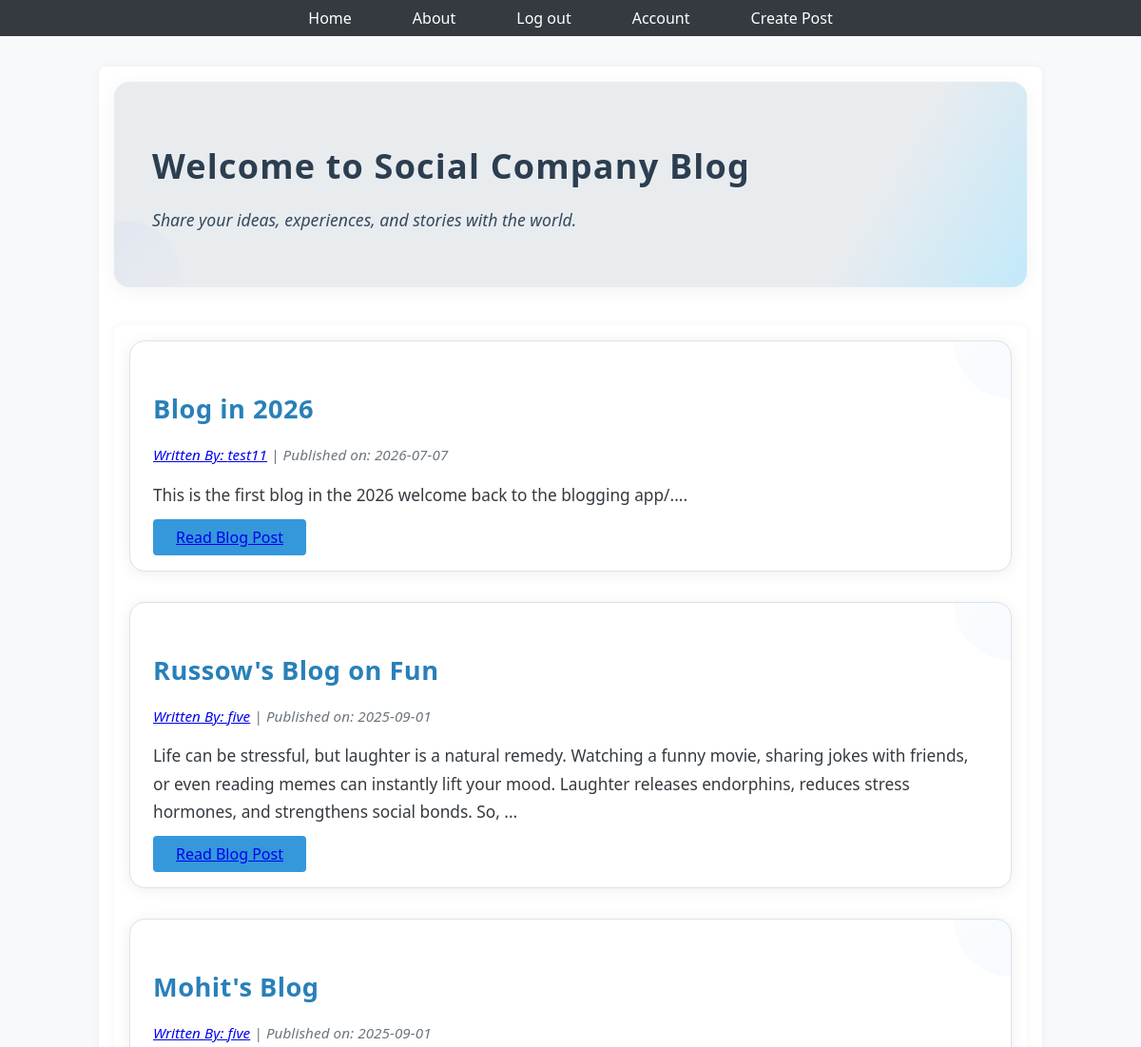
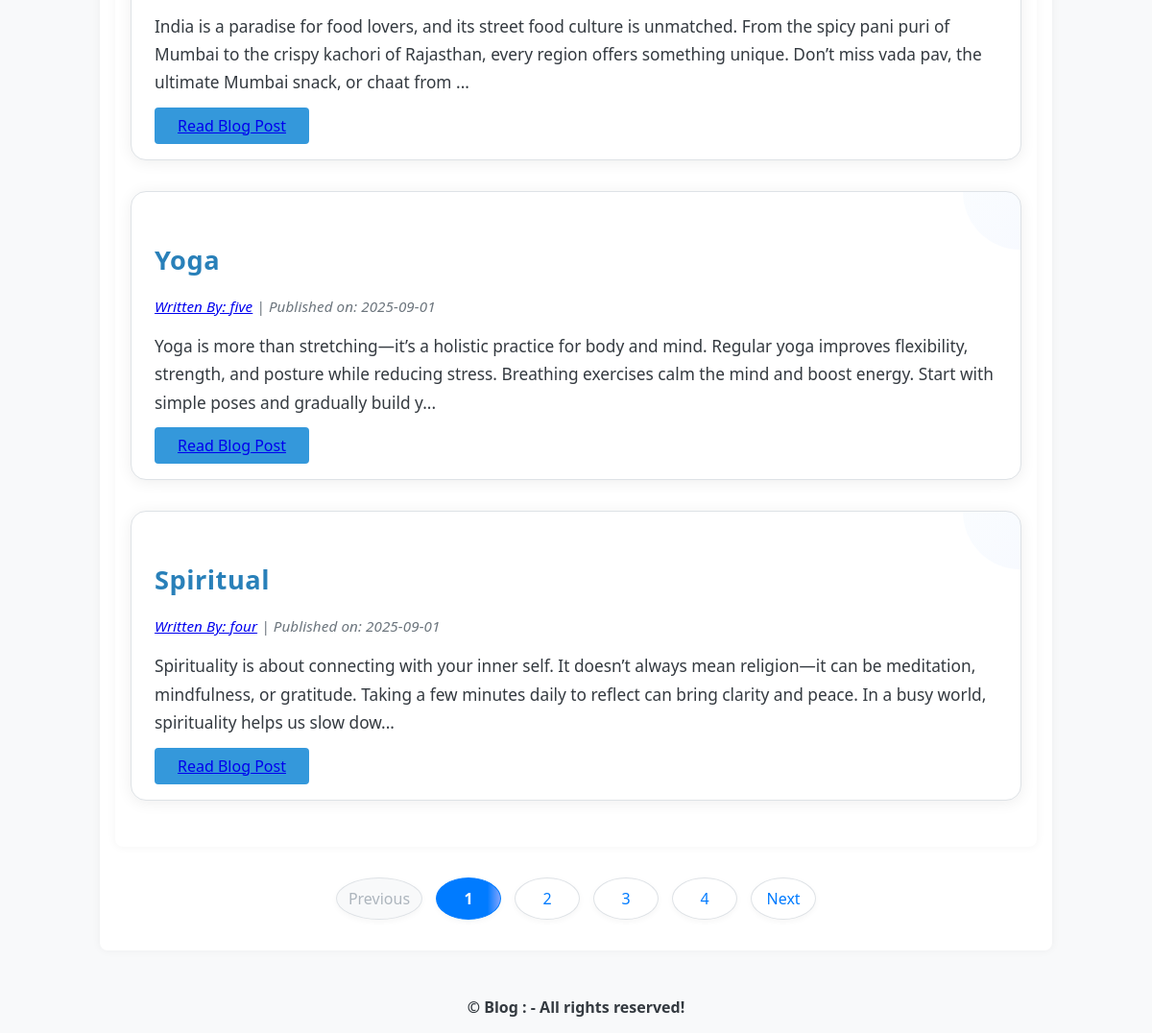
The page / (signed in) on the database its author committed (2 pictures, top to bottom).
### puppycompanyblog/models.py (models this page shows, shortened)
class BlogPost(db.Model):
    id = db.Column(db.Integer, primary_key=True)
    user_id = db.Column(db.Integer, db.ForeignKey('users.id'), nullable=False)
    date = db.Column(db.DateTime, nullable=False, default=datetime.utcnow)
    title = db.Column(db.String(140), nullable=False)
    text = db.Column(db.Text, nullable=False)

class User(db.Model, UserMixin):
    __tablename__ = 'users'
    id = db.Column(db.Integer, primary_key=True)
    profile_image = db.Column(db.String(64), nullable=False, default="default_profile.png")
    email = db.Column(db.String(64), index=True, unique=True)
    username = db.Column(db.String(64), index=True, unique=True)
    password_hash = db.Column(db.String(128))
    posts = db.relationship('BlogPost', backref='author', lazy=True)

### puppycompanyblog/core/views.py (the view)
@core.route("/", methods=["GET", "POST"])
def index():
    page=request.args.get('page',1,type=int)
    blog_posts=BlogPost.query.order_by(BlogPost.date.desc()).paginate(page=page,per_page=5)
    return render_template("index.html", blog_posts=blog_posts)

### puppycompanyblog/models.py (called while the page is built)
@login_manager.user_loader
def load_user(user_id):
    return db.session.get(User, int(user_id))  # or User.query.get(user_id)

### puppycompanyblog/templates/index.html
{% extends "base.html" %}
{% block content %}
<div class="jumbotron text-center">
    <h1>Welcome to Social Company Blog</h1>
    <p class="lead">Share your ideas, experiences, and stories with the world.</p>
</div>
<div class="container">
    {% if blog_posts.items %}
        {% for post in blog_posts.items %}
            <div class="blog-card">
                <h2>
                    <a class="blog-title" href="{{ url_for('blog_posts.blog_post', blog_post_id=post.id) }}">{{ post.title }}</a>
                </h2>
                <p class="blog-meta">
                    <a href="{{ url_for('users.user_posts', username=post.author.username) }}">Written By: {{ post.author.username }}</a> |
                    Published on: {{ post.date.strftime('%Y-%m-%d') }}
                </p>
                <p class="blog-excerpt">{{ post.text[:250] }}...</p>
                <a class="btn btn-primary" href="{{ url_for('blog_posts.blog_post', blog_post_id=post.id) }}">Read Blog Post</a>
            </div>
        {% endfor %}
    {% else %}
        <p>No blog posts found.</p>
    {% endif %}
</div>
<nav aria-label="Page navigation">
    <ul class="pagination justify-content-center mt-4 custom-pagination">
        <li class="page-item {% if not blog_posts.has_prev %}disabled{% endif %}">
            <a class="page-link" href="{{ url_for('core.index', page=blog_posts.prev_num) if blog_posts.has_prev else '#' }}">
                Previous
            </a>
        </li>
        {% for page_num in blog_posts.iter_pages(left_edge=1, right_edge=1, left_current=2, right_current=2) %}
            {% if page_num %}
                <li class="page-item {% if page_num == blog_posts.page %}active{% endif %}">
                    <a class="page-link" href="{{ url_for('core.index', page=page_num) }}">{{ page_num }}</a>
                </li>
            {% else %}
                <li class="page-item disabled"><span class="page-link">…</span></li>
            {% endif %}
        {% endfor %}
        <li class="page-item {% if not blog_posts.has_next %}disabled{% endif %}">
            <a class="page-link" href="{{ url_for('core.index', page=blog_posts.next_num) if blog_posts.has_next else '#' }}">
                Next
            </a>
        </li>
    </ul>
</nav>
{% endblock %}

### puppycompanyblog/static/style/base.css (style rules this page uses)
body { font-family: 'Segoe UI', Tahoma, Geneva, Verdana, sans-serif; margin: 0; padding: 0; background-color: #f8f9fa; color: #212529; }
.container { max-width: 960px; margin: 2rem auto; padding: 1rem; background-color: #ffffff; box-shadow: 0 0 10px rgba(0,0,0,0.05); border-radius: 8px; }

### puppycompanyblog/static/style/index.css (style rules this page uses)
.blog-card { background-color: #fff; border: 1px solid #dee2e6; border-radius: 16px; padding: 2rem 1.5rem 1.5rem 1.5rem; margin-bottom: 2rem; box-shadow: 0 2px 16px rgba(0, 0, 0, 0.07); transition: box-shadow 0.3s, transform 0.2s; position: relative; overflow: hidden; }
.blog-card::before { content: ''; position: absolute; top: -60px; right: -60px; width: 120px; height: 120px; background: linear-gradient(135deg, #c2e9fb 0%, #81a4fd 100%); opacity: 0.07; border-radius: 50%; z-index: 0; }
.blog-title { color: #007bff; text-decoration: none; font-size: 1.7rem; font-weight: 700; position: relative; z-index: 1; letter-spacing: 0.5px; transition: color 0.2s; }
.blog-meta { font-size: 0.95rem; color: #6c757d; margin-bottom: 1rem; font-style: italic; letter-spacing: 0.1px; z-index: 1; position: relative; }
.blog-excerpt { font-size: 1.08rem; color: #343a40; margin-bottom: 1.2rem; line-height: 1.7; z-index: 1; position: relative; }
.jumbotron { background: linear-gradient(120deg, #e9ecef 80%, #c2e9fb 100%); padding: 2.5rem 2rem; border-radius: 1rem; margin-bottom: 2.5rem; box-shadow: 0 2px 12px rgba(0,0,0,0.06); position: relative; overflow: hidden; }
.jumbotron::after { content: ''; position: absolute; left: -50px; bottom: -50px; width: 120px; height: 120px; background: linear-gradient(135deg, #81a4fd 0%, #e9ecef 100%); opacity: 0.09; border-radius: 50%; z-index: 0; }
.jumbotron h1 { font-size: 2.6rem; margin-bottom: 0.7rem; font-weight: 700; color: #007bff; letter-spacing: 1.2px; z-index: 1; position: relative; }
.jumbotron .lead { font-size: 1.25rem; color: #495057; font-style: italic; z-index: 1; position: relative; }
.custom-pagination { display: flex; gap: 10px; padding: 0; list-style: none; justify-content: center; align-items: center; }
.custom-pagination .page-item { display: flex; align-items: center; }
.custom-pagination .page-link { min-width: 42px; height: 42px; display: flex; justify-content: center; align-items: center; margin: 0 2px; padding: 0 12px; border-radius: 50%; border: 1.5px solid #dee2e6; background: #fff; color: #007bff; font-weight: 500; transition: background 0.2s, color 0.2s, border-color 0.2s; text-decoration: none; box-shadow: 0 2px 6px rgba(0,0,0,0.04); }
.custom-pagination .page-item.active .page-link { background: linear-gradient(90deg, #007bff 80%, #81a4fd 100%); color: #fff; border-color: #007bff; font-weight: 700; }
.custom-pagination .page-item.disabled .page-link { color: #adb5bd; background: #f8f9fa; cursor: not-allowed; border-color: #dee2e6; }

### puppycompanyblog/static/style/account.css (style rules this page uses)
.btn-primary { background-color: #007bff; border: none; padding: 0.5rem 1.5rem; font-size: 1rem; border-radius: 4px; cursor: pointer; }

### puppycompanyblog/static/style/blog.css (style rules this page uses)
.jumbotron { background-color: #ffffff; padding: 2.5rem; border-radius: 1rem; box-shadow: 0 4px 20px rgba(0, 0, 0, 0.05); }
.jumbotron h1 { font-size: 2.25rem; font-weight: 700; color: #2c3e50; margin-bottom: 1rem; }
.jumbotron p.lead { font-size: 1.1rem; color: #34495e; line-height: 1.6; }
.btn-primary { background-color: #3498db; border-color: #3498db; }
.container h2 a { color: #2980b9; text-decoration: none; }
.pagination { margin-top: 2rem; justify-content: center; }
.page-item.active .page-link { background-color: #3498db; border-color: #3498db; color: white; }
.page-link { color: #3498db; }

### rows shown on the page
BlogPost: title "Blog in 2026", author.username "test11", date "2026-07-07", text "This is the first blog in the 2026 welcome back to the blogging app/."
BlogPost: title "Russow's Blog on Fun", author.username "five", date "2025-09-01", text "Life can be stressful, but laughter is a natural remedy. Watching a funny movie, sharing jokes with friends, or even reading memes can instantly lift your mood. Laughter releases endorphins, reduces stress hormones, and strengthens social bonds. So,"
BlogPost: title "Mohit's Blog", author.username "five", date "2025-09-01", text "India is a paradise for food lovers, and its street food culture is unmatched. From the spicy pani puri of Mumbai to the crispy kachori of Rajasthan, every region offers something unique. Don’t miss vada pav, the ultimate Mumbai snack, or chaat from"
BlogPost: title "Yoga", author.username "five", date "2025-09-01", text "Yoga is more than stretching—it’s a holistic practice for body and mind. Regular yoga improves flexibility, strength, and posture while reducing stress. Breathing exercises calm the mind and boost energy. Start with simple poses and gradually build y"
BlogPost: title "Spiritual", author.username "four", date "2025-09-01", text "Spirituality is about connecting with your inner self. It doesn’t always mean religion—it can be meditation, mindfulness, or gratitude. Taking a few minutes daily to reflect can bring clarity and peace. In a busy world, spirituality helps us slow dow"

### other values the page prints
{{ page_num }} "1" "2" "3" "4"
